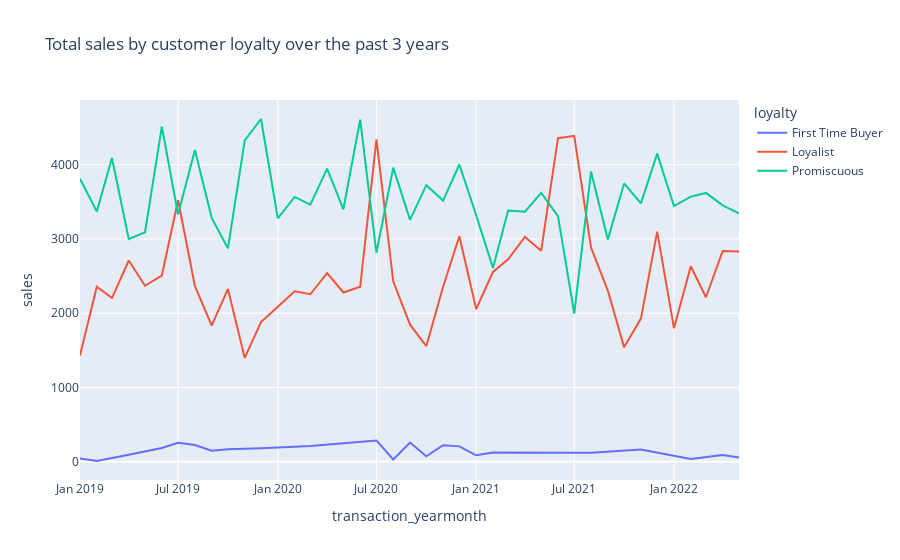

Notebook code cell kept with this figure:
### Code cell
fig = px.line(df_plot2,
              x = "transaction_yearmonth",
              y = "sales",
              color = "loyalty",
              title = "Total sales by customer loyalty over the past 3 years")
fig.show()

### Figure 1 — Plotly figure (JSON) as saved in the notebook; plotly's stock layout.template omitted (floating-point values rounded to 4 significant figures)
{"data": [{"hovertemplate": "loyalty=First Time Buyer<br>transaction_yearmonth=%{x}<br>sales=%{y}<extra></extra>", "legendgroup": "First Time Buyer", "line": {"color": "#636efa", "dash": "solid"}, "marker": {"symbol": "circle"}, "mode": "lines", "name": "First Time Buyer", "orientation": "v", "showlegend": true, "type": "scatter", "x": ["2019-01", "2019-02", "2019-04", "2019-06", "2019-07", "2019-08", "2019-09", "2019-10", "2019-12", "2020-03", "2020-07", "2020-08", "2020-09", "2020-10", "2020-11", "2020-12", "2021-01", "2021-02", "2021-07", "2021-08", "2021-11", "2021-12", "2022-02", "2022-04", "2022-05"], "xaxis": "x", "y": [44.18, 9.99, 94.92, 184.8, 255.8, 224.9, 147.4, 167.4, 182.5, 211.3, 287.1, 30.38, 258.0, 73.27, 222.3, 207.2, 86.86, 123.2, 119.5, 121.3, 164.9, 122.6, 36.74, 89.73, 58.15], "yaxis": "y"}, {"hovertemplate": "loyalty=Loyalist<br>transaction_yearmonth=%{x}<br>sales=%{y}<extra></extra>", "legendgroup": "Loyalist", "line": {"color": "#EF553B", "dash": "solid"}, "marker": {"symbol": "circle"}, "mode": "lines", "name": "Loyalist", "orientation": "v", "showlegend": true, "type": "scatter", "x": ["2019-01", "2019-02", "2019-03", "2019-04", "2019-05", "2019-06", "2019-07", "2019-08", "2019-09", "2019-10", "2019-11", "2019-12", "2020-01", "2020-02", "2020-03", "2020-04", "2020-05", "2020-06", "2020-07", "2020-08", "2020-09", "2020-10", "2020-11", "2020-12", "2021-01", "2021-02", "2021-03", "2021-04", "2021-05", "2021-06", "2021-07", "2021-08", "2021-09", "2021-10", "2021-11", "2021-12", "2022-01", "2022-02", "2022-03", "2022-04", "2022-05"], "xaxis": "x", "y": [1432.0, 2358.0, 2205.0, 2710.0, 2370.0, 2508.0, 3522.0, 2368.0, 1833.0, 2327.0, 1398.0, 1881.0, 2088.0, 2296.0, 2256.0, 2541.0, 2280.0, 2356.0, 4341.0, 2430.0, 1847.0, 1556.0, 2356.0, 3036.0, 2056.0, 2556.0, 2726.0, 3027.0, 2842.0, 4357.0, 4390.0, 2882.0, 2305.0, 1541.0, 1928.0, 3099.0, 1799.0, 2633.0, 2215.0, 2839.0, 2833.0], "yaxis": "y"}, {"hovertemplate": "loyalty=Promiscuous<br>transaction_yearmonth=%{x}<br>sales=%{y}<extra></extra>", "legendgroup": "Promiscuous", "line": {"color": "#00cc96", "dash": "solid"}, "marker": {"symbol": "circle"}, "mode": "lines", "name": "Promiscuous", "orientation": "v", "showlegend": true, "type": "scatter", "x": ["2019-01", "2019-02", "2019-03", "2019-04", "2019-05", "2019-06", "2019-07", "2019-08", "2019-09", "2019-10", "2019-11", "2019-12", "2020-01", "2020-02", "2020-03", "2020-04", "2020-05", "2020-06", "2020-07", "2020-08", "2020-09", "2020-10", "2020-11", "2020-12", "2021-01", "2021-02", "2021-03", "2021-04", "2021-05", "2021-06", "2021-07", "2021-08", "2021-09", "2021-10", "2021-11", "2021-12", "2022-01", "2022-02", "2022-03", "2022-04", "2022-05"], "xaxis": "x", "y": [3812.0, 3370.0, 4091.0, 2999.0, 3091.0, 4513.0, 3330.0, 4197.0, 3285.0, 2874.0, 4329.0, 4616.0, 3279.0, 3566.0, 3463.0, 3947.0, 3400.0, 4606.0, 2814.0, 3962.0, 3258.0, 3725.0, 3517.0, 4003.0, 3320.0, 2611.0, 3384.0, 3367.0, 3622.0, 3308.0, 1997.0, 3906.0, 2994.0, 3748.0, 3480.0, 4150.0, 3443.0, 3570.0, 3620.0, 3452.0, 3345.0], "yaxis": "y"}], "layout": {"legend": {"title": {"text": "loyalty"}, "tracegroupgap": 0}, "title": {"text": "Total sales by customer loyalty over the past 3 years"}, "xaxis": {"anchor": "y", "domain": [0, 1], "title": {"text": "transaction_yearmonth"}}, "yaxis": {"anchor": "x", "domain": [0, 1], "title": {"text": "sales"}}}}
